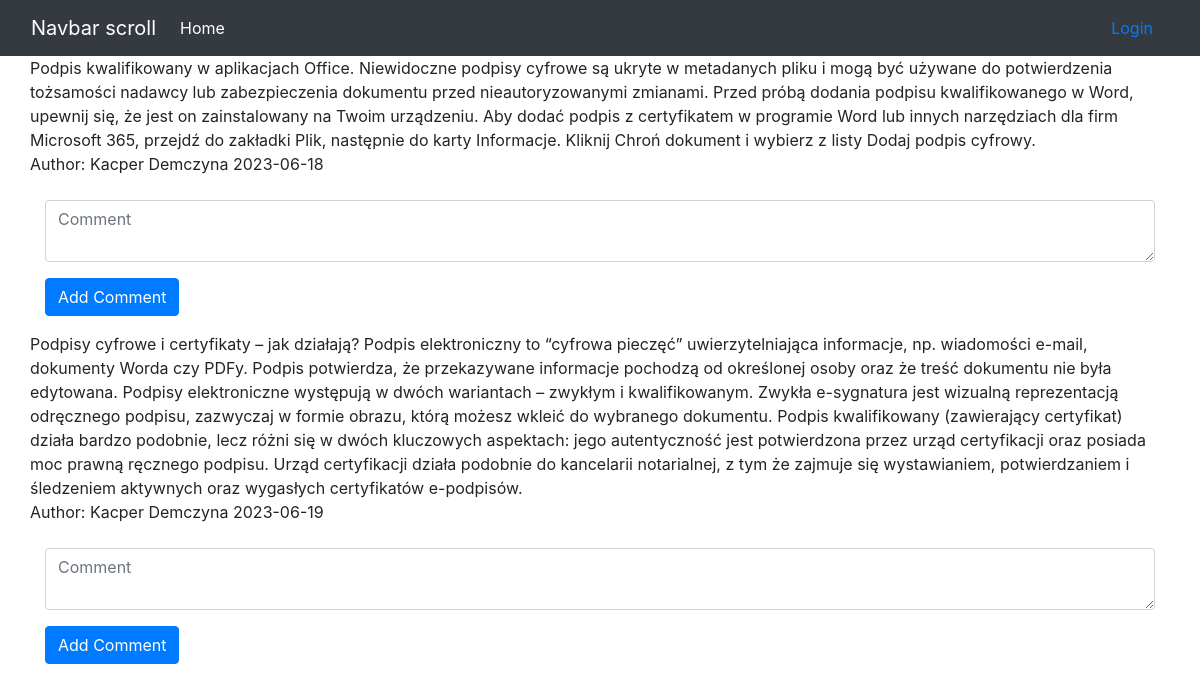
Page /home_page.php on the committed database.
### tables this page shows
CREATE TABLE Posts (
    Posts_id int  NOT NULL AUTO_INCREMENT,
    Text varchar(2000)  NOT NULL,
    Users_id int  NOT NULL,
    CreationDate date  NOT NULL,
    CONSTRAINT Posts_pk PRIMARY KEY (Posts_id)
);

CREATE TABLE Users (
    Users_id int  NOT NULL AUTO_INCREMENT,
    Login varchar(20)  NOT NULL,
    Password varchar(20)  NOT NULL,
    UserType int  NOT NULL,
    FirstName varchar(20)  NOT NULL,
    LastName varchar(20)  NOT NULL,
    Email varchar(30)  NOT NULL,
    CONSTRAINT Users_pk PRIMARY KEY (Users_id)
);

### home_page.php (the view, shortened to what this page needs)
<?php
$conn = new mysqli("localhost", "root", "", "blog");
?>
<html>
<head>
    <link rel="stylesheet" href="https://cdn.jsdelivr.net/npm/bootstrap@4.3.1/dist/css/bootstrap.min.css"
>
</head>
<body>
<nav class="navbar navbar-expand-lg bg-body-tertiary navbar-dark bg-dark">
    <div class="container-fluid">
        <a class="navbar-brand" href="#">Navbar scroll</a>
        <div class="collapse navbar-collapse" id="navbarScroll">
            <ul class="navbar-nav me-auto my-2 my-lg-0 navbar-nav-scroll" style="--bs-scroll-height: 100px;">
                <li class="nav-item">
                    <a class="nav-link active" aria-current="page" href="home_page.php">Home</a>
                </li>
            </ul>
        </div>
        <?php
        if (!isset($_SESSION["is_logged"])) {
            ?>
            <a class="nav-link active" aria-current="page" href="login_page.php">Login</a>
            <?php
        } else {
            ?>
            <a class="nav-link active" aria-current="page" href="logout.php">Log out</a>
            <?php
        }
        ?>
    </div>
</nav>
<div class="container" id="posts">
    <?php
    $sql = "SELECT posts.Text, posts.CreationDate, posts.Users_id, posts.Posts_id, users.FirstName, users.LastName FROM posts INNER JOIN users ON posts.Users_id=users.Users_id ORDER BY posts.Posts_id DESC";
    $result = $conn->query($sql);
    if ($result->num_rows > 0) {
        while ($row = $result->fetch_assoc()) {
            echo "<div class=" . '"' . "row justify-content-md-center" . '"' . ">";
            echo $row["Text"] . "<br>" . "Author: " . $row["FirstName"] . " " . $row["LastName"] . " " . $row["CreationDate"] . "<br><br>";
            echo "</div>";
            ?>
            <div>
                <form class="form-horizontal" action="addComment.php" method="POST">
                    <div class="form-group">
                        <textarea class="form-control" rows="2" cols="3" name="comment"
                                  placeholder="Comment"></textarea>
                    </div>
                    <input type="submit" value="Add Comment" class="btn btn-primary">
                </form>
            </div>
            <?php
        }
    } else {
        echo "0 results";
    }
    ?>
</div>
</body>
</html>

### rows in the picture
posts: Text "Podpis kwalifikowany w aplikacjach Office. Niewidoczne podpisy cyfrowe są ukryte w metadanych pliku i mogą być używane do potwierdzenia tożsamości nadawcy lub zabezpieczenia dokumentu przed nieautoryzowanymi zmianami. Przed próbą dodania podpisu kwalifikowanego w Word, upewnij się, że jest on zainstalowany na Twoim urządzeniu. Aby dodać podpis z certyfikatem w programie Word lub innych narzędziach dla firm Microsoft 365, przejdź do zakładki Plik, następnie do karty Informacje. Kliknij Chroń dokument i wybierz z listy Dodaj podpis cyfrowy.", Users.FirstName "Kacper", Users.LastName "Demczyna", CreationDate "2023-06-18"
posts: Text "Podpisy cyfrowe i certyfikaty – jak działają? Podpis elektroniczny to “cyfrowa pieczęć” uwierzytelniająca informacje, np. wiadomości e-mail, dokumenty Worda czy PDFy. Podpis potwierdza, że przekazywane informacje pochodzą od określonej osoby oraz że treść dokumentu nie była edytowana. Podpisy elektroniczne występują w dwóch wariantach – zwykłym i kwalifikowanym. Zwykła e-sygnatura jest wizualną reprezentacją odręcznego podpisu, zazwyczaj w formie obrazu, którą możesz wkleić do wybranego dokumentu. Podpis kwalifikowany (zawierający certyfikat) działa bardzo podobnie, lecz różni się w dwóch kluczowych aspektach: jego autentyczność jest potwierdzona przez urząd certyfikacji oraz posiada moc…", Users.FirstName "Kacper", Users.LastName "Demczyna", CreationDate "2023-06-19"
